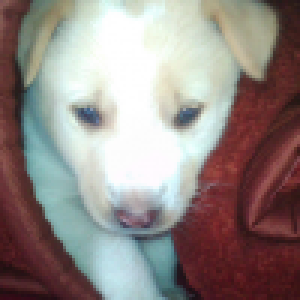
#> input picture a_prelim/1_image_reading/0_assets/messi.png, 100 x 100 px (shown 3 times larger)
$ python entrypoint.py
#> lines starting #> are read from the running program, lines starting #| are printed output that depends on the picture
# Python code to reading an image using OpenCV
import numpy as np
from cv2 import imread, imshow, waitKey, destroyAllWindows, imwrite, destroyAllWindows
# You can give path to the
# image as first argument

img = imread('../0_assets/messi.png', 0)
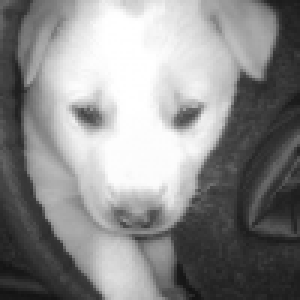
#> img: shape (100, 100) (shown 3 times larger); min 19, max 255, mean 139

# will show the image in a window
imshow('image', img)

k = waitKey(0) & 0xFF
#> (key Esc is pressed here)

# wait for ESC key to exit
if k == 27:
    destroyAllWindows()

# wait for 's' key to save and exit
elif k == ord('s'):
    try:
        imwrite('messigray.png',img)
        destroyAllWindows()
    except BaseException as Error:
        print(Error)
